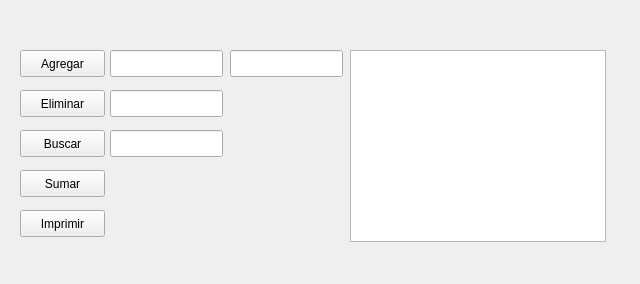
<?xml version="1.0" encoding="UTF-8"?>
<ui version="4.0">
 <class>NArios</class>
 <widget class="QWidget" name="NArios">
  <property name="geometry">
   <rect>
    <x>0</x>
    <y>0</y>
    <width>640</width>
    <height>284</height>
   </rect>
  </property>
  <property name="windowTitle">
   <string>Form</string>
  </property>
  <widget class="QPushButton" name="pushButtonAgregar">
   <property name="geometry">
    <rect>
     <x>20</x>
     <y>50</y>
     <width>85</width>
     <height>27</height>
    </rect>
   </property>
   <property name="text">
    <string>Agregar</string>
   </property>
  </widget>
  <widget class="QPushButton" name="pushButtonEliminar">
   <property name="geometry">
    <rect>
     <x>20</x>
     <y>90</y>
     <width>85</width>
     <height>27</height>
    </rect>
   </property>
   <property name="text">
    <string>Eliminar</string>
   </property>
  </widget>
  <widget class="QPushButton" name="pushButtonBuscar">
   <property name="geometry">
    <rect>
     <x>20</x>
     <y>130</y>
     <width>85</width>
     <height>27</height>
    </rect>
   </property>
   <property name="text">
    <string>Buscar</string>
   </property>
  </widget>
  <widget class="QPushButton" name="pushButtonSumar">
   <property name="geometry">
    <rect>
     <x>20</x>
     <y>170</y>
     <width>85</width>
     <height>27</height>
    </rect>
   </property>
   <property name="text">
    <string>Sumar</string>
   </property>
  </widget>
  <widget class="QPushButton" name="pushButtonImprimir">
   <property name="geometry">
    <rect>
     <x>20</x>
     <y>210</y>
     <width>85</width>
     <height>27</height>
    </rect>
   </property>
   <property name="text">
    <string>Imprimir</string>
   </property>
  </widget>
  <widget class="QLineEdit" name="lineEditAgregarP">
   <property name="geometry">
    <rect>
     <x>110</x>
     <y>50</y>
     <width>113</width>
     <height>27</height>
    </rect>
   </property>
  </widget>
  <widget class="QLineEdit" name="lineEditEliminar">
   <property name="geometry">
    <rect>
     <x>110</x>
     <y>90</y>
     <width>113</width>
     <height>27</height>
    </rect>
   </property>
  </widget>
  <widget class="QLineEdit" name="lineEditBuscar">
   <property name="geometry">
    <rect>
     <x>110</x>
     <y>130</y>
     <width>113</width>
     <height>27</height>
    </rect>
   </property>
  </widget>
  <widget class="QLineEdit" name="lineEditAgregarH">
   <property name="geometry">
    <rect>
     <x>230</x>
     <y>50</y>
     <width>113</width>
     <height>27</height>
    </rect>
   </property>
  </widget>
  <widget class="QListWidget" name="listWidget">
   <property name="geometry">
    <rect>
     <x>350</x>
     <y>50</y>
     <width>256</width>
     <height>192</height>
    </rect>
   </property>
  </widget>
 </widget>
 <resources/>
 <connections/>
</ui>
